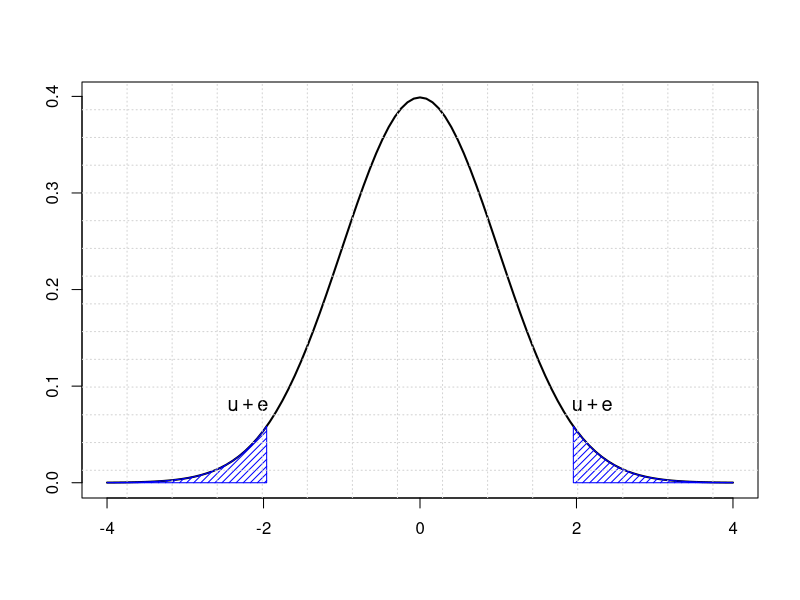
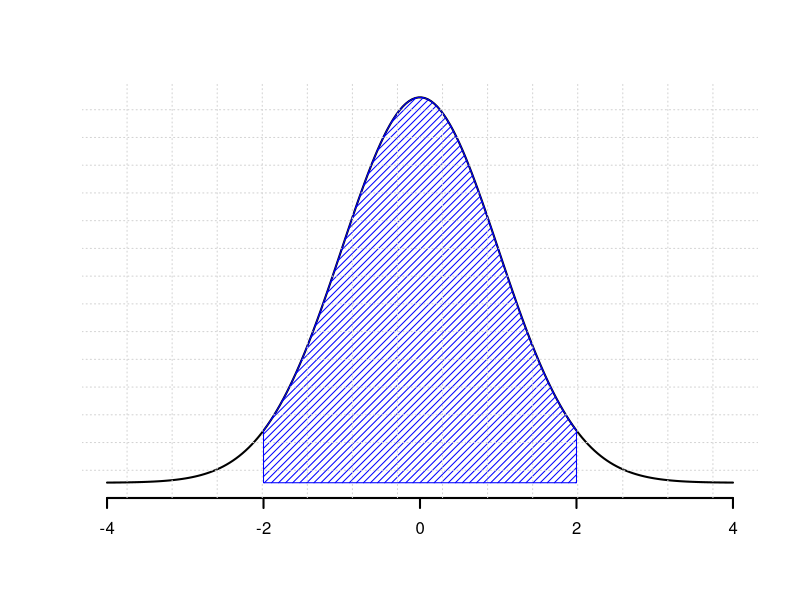
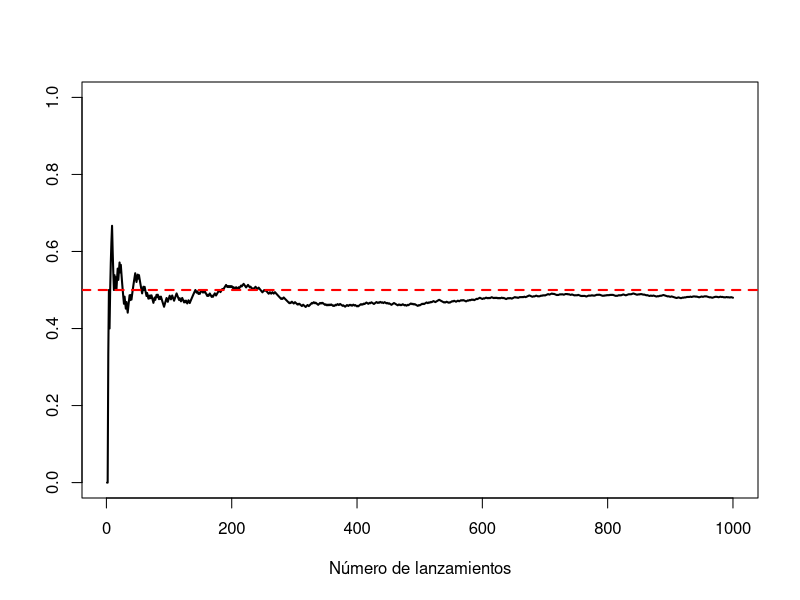

The R script that drew these images, in order:
## ---- chunk 1
pob<-c(3,4,7,9,12)
mean(pob)
var(pob) #varianza con denominador n-1
var(pob)*4/5 #barianza con denomiador n

## ---- chunk 2
pob<-c(3,4,7,9,12)
a<-sapply(1:1e4,function(x){mean(sample(pob,2,T))})
mean(a)
var(a)

## ---- chunk 3
pob<-c(3,4,7,9,12)
a<-replicate(1e5, mean(sample(pob,2,F)) )
mean(a)
var(a)

## ---- chunk 4
#a.
poba<-c(0,0,0,0,1,1,1,1,2,2,3,4)
mean(poba)
var(poba)*(48/49)
## ---- chunk 5
#b.
poba<-c(0,0,0,0,1,1,1,1,2,2,3,4)
mues<-sapply(1:1e4, function(x) {
mean(sample(poba,49,T))} )
mean(mues)
var(mues)
## ---- chunk 6
curve(dnorm(x,0,1),-4,4, col='black', lwd=2, xlab='', ylab='')
x<-seq(c(qnorm(0.975)),4,l=100)
polygon(c(1.96,x,4), c(0,dnorm(x),0), density = 20, angle = 45,col='blue')
x1<-seq(-4,c(qnorm(0.025)),l=100)
polygon(c(-4,x1,-1.96), c(0,dnorm(x1),0), density = 20, angle = 45,col='blue')
text(2.2, 0.08,expression(paste(u+e)), cex = 1.2)
text(-2.2, 0.08,expression(paste(u+e)), cex = 1.2)
grid(15)
## ---- chunk 7
x1<-seq(-4,4,l=200);a<-dnorm(x1)
plot(x1,dnorm(x1), col='black', lwd=2, xlab='', ylab='', type='l', axes = F)
axis(1, lwd=2, col='black');x<-seq(-2,2,l=100)
polygon(c(-2,x,2), c(0,dnorm(x),0), density = 20, angle = 45,col='blue')
grid(15)
## ---- chunk 8
pnorm(2)-pnorm(-2)
## ---- chunk 9
set.seed(1)
nsim <- 1000
p <- 0.5
x <- rbinom(nsim, size = 1, prob = p) 
n <- 1:nsim
plot(n, cumsum(x)/n, type="l", ylab="", 
     xlab="Número de lanzamientos", ylim=c(0,1),lwd=2)
abline(h=p, lty=2, col="red",lwd=2)

